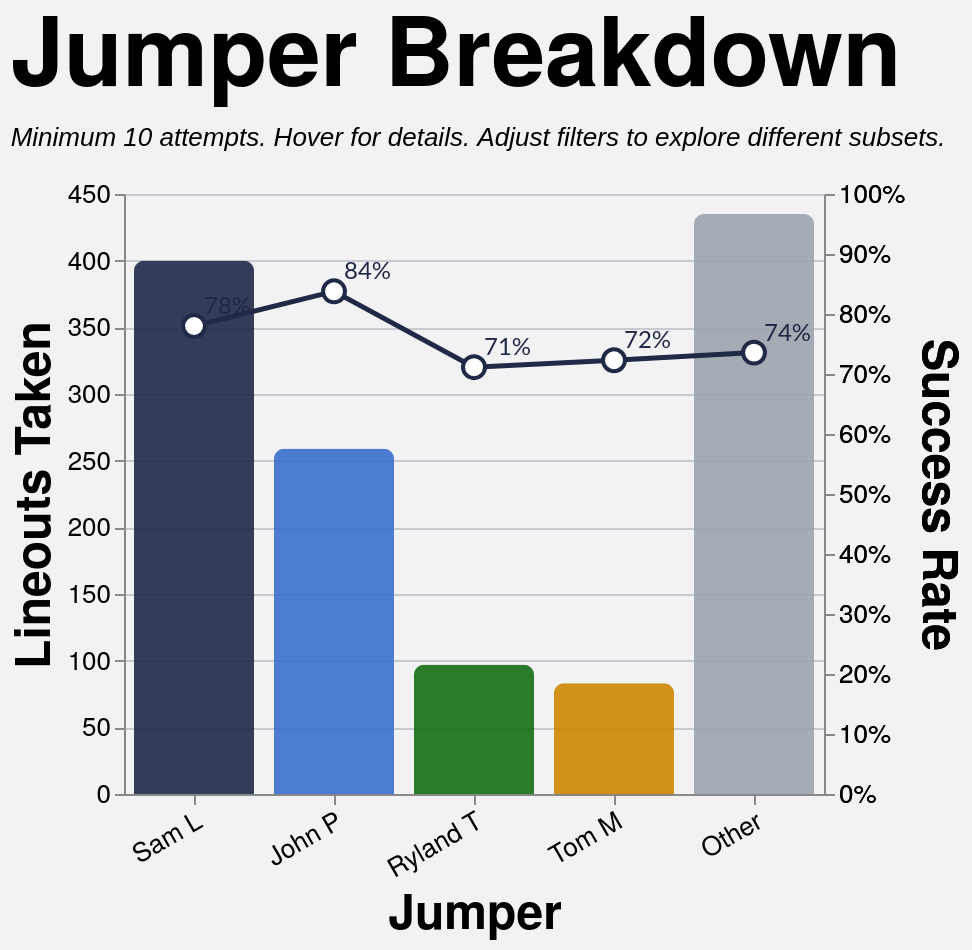

Vega-Lite specification stored for this chart:
### Vega-Lite specification from a JSON file in a GitHub repository (floating-point values rounded to 4 significant figures; data arrays with more than 128 entries replaced by an {"elided": "..."} marker saying what was removed)
{"config": {"axis": {"labelFont": "PT Sans Narrow, Helvetica Neue, Helvetica, Arial, sans-serif", "titleFont": "PT Sans Narrow, Helvetica Neue, Helvetica, Arial, sans-serif", "labelFontSize": 13, "titleFontSize": 24, "gridColor": "#202947", "gridOpacity": 0.2, "zindex": 1}, "text": {"font": "Lato, sans-serif"}, "bar": {"cornerRadiusEnd": 5}, "header": {"labelFont": "PT Sans Narrow, Helvetica Neue, Helvetica, Arial, sans-serif", "titleFont": "PT Sans Narrow, Helvetica Neue, Helvetica, Arial, sans-serif", "labelFontSize": 24, "titleFontSize": 28, "labelFontWeight": "bold", "orient": "left"}, "legend": {"labelFont": "PT Sans Narrow, Helvetica Neue, Helvetica, Arial, sans-serif", "titleFont": "PT Sans Narrow, Helvetica Neue, Helvetica, Arial, sans-serif", "labelFontSize": 14, "titleFontSize": 16, "titlePadding": 5, "fillColor": "white", "strokeColor": "black", "padding": 10, "titleFontWeight": "lighter", "titleFontStyle": "italic", "titleColor": "gray", "offset": 10}, "title": {"font": "PT Sans Narrow, Helvetica Neue, Helvetica, Arial, sans-serif", "fontSize": 48, "fontWeight": "bold", "anchor": "start", "align": "center", "titlePadding": 20, "subtitlePadding": 10, "subtitleFontSize": 13, "subtitleColor": "", "subtitleFontStyle": "italic", "offset": 15, "color": "black"}, "axisX": {"labelAngle": 0}, "facet": {"title": null, "header": null, "align": {"row": "each", "column": "each"}}, "resolve": {"scale": {"y": "independent", "facet": "independent"}}, "background": "#f2f1f4", "scale": {"offsetBandPaddingOuter": 0.2, "offsetBandPaddingInner": 0.1}, "view": {"stroke": null, "background": "transparent"}}, "layer": [{"mark": {"type": "bar", "opacity": 0.9, "size": 60}, "encoding": {"color": {"field": "jumper_tier", "legend": null, "scale": {"domain": ["Sam L", "John P", "Ryland T", "Tom M", "Other"], "range": ["#202946", "#3a6fcc", "#146f14", "#cc8800", "#9ca3af"]}, "type": "nominal"}, "stroke": {"value": "transparent"}, "tooltip": [{"field": "jumper_tier_name", "title": "Jumper", "type": "nominal"}, {"field": "attempts", "format": ",.0f", "title": "Attempts", "type": "quantitative"}, {"field": "won", "format": ",.0f", "title": "Won", "type": "quantitative"}, {"field": "success_rate", "format": ".1%", "title": "Success Rate", "type": "quantitative"}], "x": {"axis": {"labelAngle": -30}, "field": "jumper_tier", "sort": ["Sam L", "John P", "Ryland T", "Tom M", "Other"], "title": "Jumper", "type": "nominal"}, "y": {"field": "attempts", "title": "Lineouts Taken", "type": "quantitative"}}, "transform": [{"filter": "(loSquad == 'All' || datum.squad == loSquad) && (loSeason == 'All' || datum.season == loSeason) && (loGameType == 'All' || (loGameType == 'League + Cup' && (datum.game_type == 'League' || datum.game_type == 'Cup')) || (loGameType == 'League only' && datum.game_type == 'League') || datum.game_type == loGameType) && (loThrower == 'All' || datum.thrower == loThrower) && (loJumper == 'All' || datum.jumper == loJumper) && (loArea == 'All' || datum.area == loArea) && (loNumbers == 'All' || datum.numbers == loNumbers)"}, {"aggregate": [{"op": "count", "as": "attempts"}, {"op": "sum", "field": "won", "as": "won"}], "groupby": ["jumper_tier", "jumper_tier_name"]}, {"calculate": "datum.won / datum.attempts", "as": "success_rate"}]}, {"mark": {"type": "line", "point": {"fill": "white", "filled": false, "size": 120, "stroke": "#202946"}, "stroke": "#202946", "strokeWidth": 2.5}, "encoding": {"tooltip": [{"field": "jumper_tier_name", "title": "Jumper", "type": "nominal"}, {"field": "attempts", "format": ",.0f", "title": "Attempts", "type": "quantitative"}, {"field": "won", "format": ",.0f", "title": "Won", "type": "quantitative"}, {"field": "success_rate", "format": ".1%", "title": "Success Rate", "type": "quantitative"}], "x": {"axis": {"labelAngle": -30}, "field": "jumper_tier", "sort": ["Sam L", "John P", "Ryland T", "Tom M", "Other"], "title": "Jumper", "type": "nominal"}, "y": {"axis": {"format": "%"}, "field": "success_rate", "scale": {"domain": [0, 1]}, "title": "Success Rate", "type": "quantitative"}}, "transform": [{"filter": "(loSquad == 'All' || datum.squad == loSquad) && (loSeason == 'All' || datum.season == loSeason) && (loGameType == 'All' || (loGameType == 'League + Cup' && (datum.game_type == 'League' || datum.game_type == 'Cup')) || (loGameType == 'League only' && datum.game_type == 'League') || datum.game_type == loGameType) && (loThrower == 'All' || datum.thrower == loThrower) && (loJumper == 'All' || datum.jumper == loJumper) && (loArea == 'All' || datum.area == loArea) && (loNumbers == 'All' || datum.numbers == loNumbers)"}, {"aggregate": [{"op": "count", "as": "attempts"}, {"op": "sum", "field": "won", "as": "won"}], "groupby": ["jumper_tier", "jumper_tier_name"]}, {"calculate": "datum.won / datum.attempts", "as": "success_rate"}]}, {"mark": {"type": "text", "align": "left", "baseline": "middle", "color": "#202946", "dx": 5, "dy": -10, "fontSize": 12}, "encoding": {"text": {"field": "success_rate", "format": ".0%", "type": "quantitative"}, "x": {"axis": {"labelAngle": -30}, "field": "jumper_tier", "sort": ["Sam L", "John P", "Ryland T", "Tom M", "Other"], "title": "Jumper", "type": "nominal"}, "y": {"axis": {"format": "%"}, "field": "success_rate", "scale": {"domain": [0, 1]}, "title": "Success Rate", "type": "quantitative"}}, "transform": [{"filter": "(loSquad == 'All' || datum.squad == loSquad) && (loSeason == 'All' || datum.season == loSeason) && (loGameType == 'All' || (loGameType == 'League + Cup' && (datum.game_type == 'League' || datum.game_type == 'Cup')) || (loGameType == 'League only' && datum.game_type == 'League') || datum.game_type == loGameType) && (loThrower == 'All' || datum.thrower == loThrower) && (loJumper == 'All' || datum.jumper == loJumper) && (loArea == 'All' || datum.area == loArea) && (loNumbers == 'All' || datum.numbers == loNumbers)"}, {"aggregate": [{"op": "count", "as": "attempts"}, {"op": "sum", "field": "won", "as": "won"}], "groupby": ["jumper_tier", "jumper_tier_name"]}, {"calculate": "datum.won / datum.attempts", "as": "success_rate"}]}], "data": {"name": "data-ec977ef45ea1281c3356477437d73a54"}, "height": 300, "params": [{"name": "loSquad", "value": "All"}, {"name": "loSeason", "value": "All"}, {"name": "loGameType", "value": "All"}, {"name": "loThrower", "value": "All"}, {"name": "loJumper", "value": "All"}, {"name": "loArea", "value": "All"}, {"name": "loNumbers", "value": "All"}], "resolve": {"scale": {"y": "independent"}}, "title": {"text": "Jumper Breakdown", "subtitle": "Minimum 10 attempts. Hover for details. Adjust filters to explore different subsets."}, "width": {"step": 70}, "$schema": "https://vega.github.io/schema/vega-lite/v5.20.1.json", "datasets": {"data-ec977ef45ea1281c3356477437d73a54": {"elided": "1274 records"}}}
